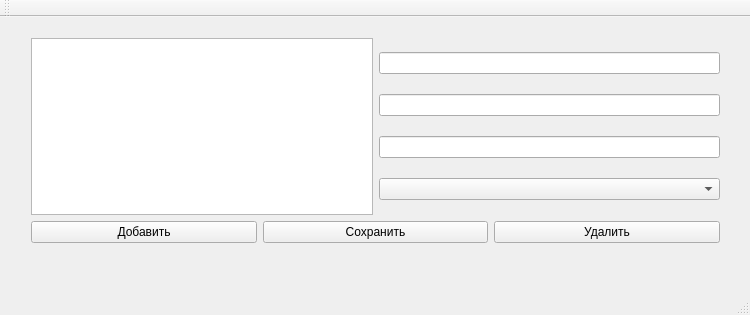
<?xml version="1.0" encoding="UTF-8"?>
<ui version="4.0">
 <class>MainWindow</class>
 <widget class="QMainWindow" name="MainWindow">
  <property name="geometry">
   <rect>
    <x>0</x>
    <y>0</y>
    <width>750</width>
    <height>315</height>
   </rect>
  </property>
  <property name="minimumSize">
   <size>
    <width>750</width>
    <height>315</height>
   </size>
  </property>
  <property name="maximumSize">
   <size>
    <width>750</width>
    <height>315</height>
   </size>
  </property>
  <property name="windowTitle">
   <string>MainWindow</string>
  </property>
  <widget class="QWidget" name="centralWidget">
   <widget class="QWidget" name="verticalLayoutWidget">
    <property name="geometry">
     <rect>
      <x>20</x>
      <y>10</y>
      <width>711</width>
      <height>227</height>
     </rect>
    </property>
    <layout class="QVBoxLayout" name="verticalLayout">
     <item>
      <layout class="QHBoxLayout" name="horizontalLayout_2">
       <item>
        <widget class="QTableView" name="tableView"/>
       </item>
       <item>
        <layout class="QVBoxLayout" name="verticalLayout_2">
         <item>
          <widget class="QLineEdit" name="formLn1"/>
         </item>
         <item>
          <widget class="QLineEdit" name="formLn2"/>
         </item>
         <item>
          <widget class="QLineEdit" name="formLn3"/>
         </item>
         <item>
          <widget class="QComboBox" name="formCb">
           <property name="sizePolicy">
            <sizepolicy hsizetype="Minimum" vsizetype="Fixed">
             <horstretch>0</horstretch>
             <verstretch>0</verstretch>
            </sizepolicy>
           </property>
          </widget>
         </item>
        </layout>
       </item>
      </layout>
     </item>
     <item>
      <layout class="QHBoxLayout" name="horizontalLayout">
       <item>
        <widget class="QPushButton" name="btnAdd">
         <property name="text">
          <string>Добавить</string>
         </property>
        </widget>
       </item>
       <item>
        <widget class="QPushButton" name="btnSave">
         <property name="text">
          <string>Сохранить</string>
         </property>
        </widget>
       </item>
       <item>
        <widget class="QPushButton" name="btnDel">
         <property name="text">
          <string>Удалить</string>
         </property>
        </widget>
       </item>
      </layout>
     </item>
    </layout>
   </widget>
  </widget>
  <widget class="QMenuBar" name="menuBar">
   <property name="geometry">
    <rect>
     <x>0</x>
     <y>0</y>
     <width>750</width>
     <height>21</height>
    </rect>
   </property>
  </widget>
  <widget class="QToolBar" name="mainToolBar">
   <attribute name="toolBarArea">
    <enum>TopToolBarArea</enum>
   </attribute>
   <attribute name="toolBarBreak">
    <bool>false</bool>
   </attribute>
  </widget>
  <widget class="QStatusBar" name="statusBar"/>
 </widget>
 <layoutdefault spacing="6" margin="11"/>
 <resources/>
 <connections/>
</ui>
